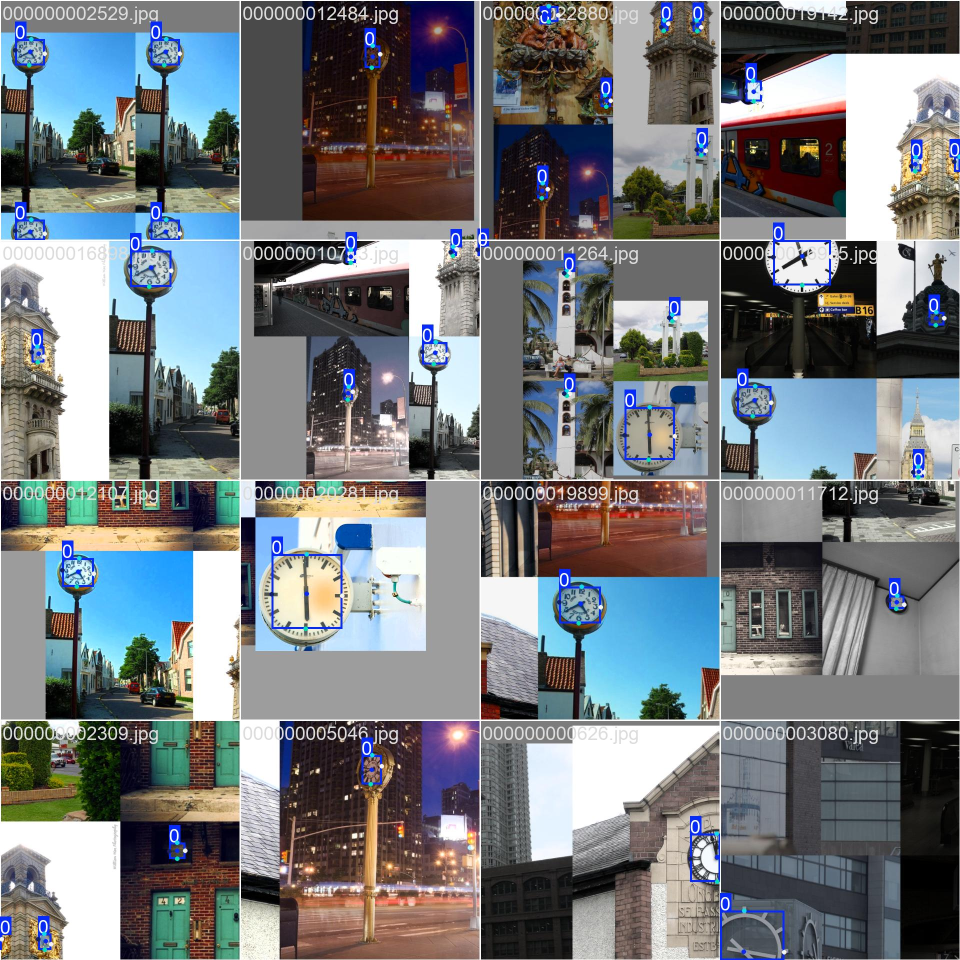
#> input picture clock_cvat_project/run_125_images/train_batch0.jpg, 1920 x 1920 px (shown at 1/2 size)
$ python -i scale_space.py   (imports and definitions only)
#> lines starting #> are read from the running program, lines starting #| are printed output that depends on the picture
"""
GaussianScaleSpace
==================
Builds a Gaussian scale-space pyramid over a clock image and detects
keypoint-like structures at each scale σ.

At each scale:
  1. Smooth image: I_σ = I * G_σ  (Gaussian convolution)
  2. Detect edges / blobs via Laplacian of Gaussian (LoG)
  3. Find local maxima → candidate keypoints at scale σ
  4. Build proximity graph G_σ connecting nearby keypoints

The result is a dict of ScaleGraph objects keyed by σ value.
"""

import numpy as np
import cv2
from dataclasses import dataclass, field
from typing import Dict, List, Tuple, Optional


@dataclass
class ScaleGraph:
    """
    Graph structure detected at a single scale σ.

    Attributes
    ----------
    sigma        : float — the Gaussian smoothing scale
    keypoints    : list of [x, y] positions detected at this scale
    edges        : list of (i, j) index pairs where i,j are keypoint indices
    edge_weights : list of Euclidean distances for each edge
    blob_sizes   : approximate blob radius at each keypoint
    """
    sigma: float
    keypoints: List[List[float]]
    edges: List[Tuple[int, int]]
    edge_weights: List[float]
    blob_sizes: List[float] = field(default_factory=list)

    # [9 lines left out: function to_dict, not called in this run]


class GaussianScaleSpace:
    """
    Constructs and manages a Gaussian scale-space pyramid.

    Parameters
    ----------
    scales : list of float
        Sigma values for the Gaussian kernels.
        Default [1, 2, 4, 8, 16] covers pixel → hand-shaft → full-hand.
    proximity_factor : float
        Keypoints within proximity_factor * sigma * image_size are connected.
    max_keypoints_per_scale : int
        Cap to avoid noisy over-detections at fine scales.
    """

    def __init__(
        self,
        scales: List[float] = None,
        proximity_factor: float = 0.15,
        max_keypoints_per_scale: int = 20,
    ):
        self.scales = scales if scales is not None else [1.0, 2.0, 4.0, 8.0, 16.0]
        self.proximity_factor = proximity_factor
        self.max_keypoints_per_scale = max_keypoints_per_scale

    def build_pyramid(self, image: np.ndarray) -> Dict[float, np.ndarray]:
        """
        Apply Gaussian blur at each scale.

        Parameters
        ----------
        image : np.ndarray, shape (H, W, 3) or (H, W) in uint8

        Returns
        -------
        dict: {sigma: blurred_image}
        """
        gray = cv2.cvtColor(image, cv2.COLOR_BGR2GRAY) if image.ndim == 3 else image.copy()
        gray = gray.astype(np.float32) / 255.0
        pyramid = {}
        for sigma in self.scales:
            # Kernel size: 6*sigma+1, rounded to odd
            ksize = int(6 * sigma + 1)
            ksize = ksize if ksize % 2 == 1 else ksize + 1
            blurred = cv2.GaussianBlur(gray, (ksize, ksize), sigmaX=sigma)
            pyramid[sigma] = blurred
        return pyramid

    def detect_keypoints_at_scale(
        self, smoothed: np.ndarray, sigma: float
    ) -> Tuple[List[List[float]], List[float]]:
        """
        Detect keypoints at a single scale via Laplacian of Gaussian (LoG).

        Steps:
          1. Compute LoG response: −σ² * ∇²I_σ
          2. Find local maxima of |LoG| above a threshold
          3. Return (x, y) positions + estimated blob radii

        Returns
        -------
        keypoints : [[x, y], ...]
        blob_sizes: [radius, ...]
        """
        H, W = smoothed.shape

        # LoG via difference of Gaussians (DoG) approximation
        ksize_outer = int(6 * sigma * 1.6 + 1)
        ksize_outer = ksize_outer if ksize_outer % 2 == 1 else ksize_outer + 1
        outer = cv2.GaussianBlur(smoothed, (ksize_outer, ksize_outer), sigmaX=sigma * 1.6)
        dog = smoothed - outer   # DoG ≈ LoG

        # Normalize and threshold
        dog_abs = np.abs(dog)
        threshold = max(dog_abs.mean() + 1.5 * dog_abs.std(), 0.005)

        # Local maxima via dilate comparison
        ksize_max = max(3, int(2 * sigma + 1))
        ksize_max = ksize_max if ksize_max % 2 == 1 else ksize_max + 1
        dilated = cv2.dilate(dog_abs, np.ones((ksize_max, ksize_max)))
        local_max_mask = (dog_abs == dilated) & (dog_abs > threshold)

        ys, xs = np.where(local_max_mask)
        if len(xs) == 0:
            return [], []

        # Score and cap
        scores = dog_abs[ys, xs]
        top_idx = np.argsort(-scores)[: self.max_keypoints_per_scale]
        keypoints = [[float(xs[i]), float(ys[i])] for i in top_idx]
        blob_sizes = [float(sigma * np.sqrt(2)) for _ in top_idx]

        return keypoints, blob_sizes

    def build_graph(
        self, keypoints: List[List[float]], blob_sizes: List[float],
        sigma: float, image_size: int = 500
    ) -> Tuple[List[Tuple[int, int]], List[float]]:
        """
        Build a proximity graph: connect keypoints within
        proximity_factor * sigma * image_size distance.
        """
        n = len(keypoints)
        radius = self.proximity_factor * sigma * image_size
        edges, weights = [], []

        for i in range(n):
            for j in range(i + 1, n):
                p1, p2 = np.array(keypoints[i]), np.array(keypoints[j])
                dist = float(np.linalg.norm(p1 - p2))
                if dist < radius:
                    edges.append((i, j))
                    weights.append(dist)

        return edges, weights

    def extract_all_scales(self, image: np.ndarray) -> Dict[float, ScaleGraph]:
        """
        Full pipeline: build pyramid → detect keypoints → build graphs.

        Returns
        -------
        dict: {sigma: ScaleGraph}
        """
        H, W = image.shape[:2]
        image_size = max(H, W)
        pyramid = self.build_pyramid(image)
        graphs: Dict[float, ScaleGraph] = {}

        for sigma, smoothed in pyramid.items():
            kpts, blobs = self.detect_keypoints_at_scale(smoothed, sigma)
            edges, weights = self.build_graph(kpts, blobs, sigma, image_size)
            graphs[sigma] = ScaleGraph(
                sigma=sigma,
                keypoints=kpts,
                edges=edges,
                edge_weights=weights,
                blob_sizes=blobs,
            )

        return graphs

    # [18 lines left out: function render_graph_on_image, not called in this run]

>>> import cv2
>>> picture = cv2.imread('../../../clock_cvat_project/run_125_images/train_batch0.jpg')
#> picture is the input picture: shape (1920, 1920, 3); mean B, G, R 125.5, 121.5, 117
>>> result = GaussianScaleSpace().extract_all_scales(picture)
#> in build_pyramid, `gray = cv2.cvtColor(image, cv2.COLOR_BGR2GRAY) if image.ndim == 3 else..`:
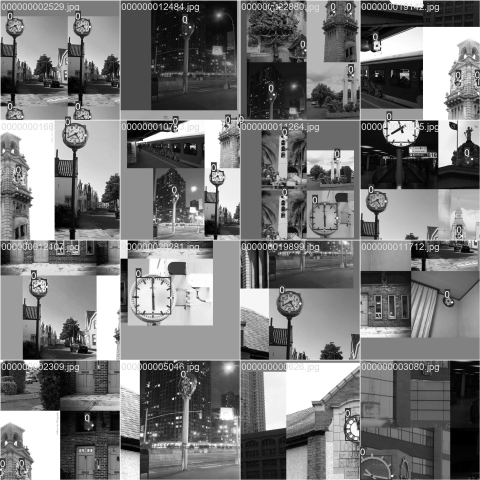
#> gray: shape (1920, 1920) (shown at 1/4 size); min 0, max 255, mean 120.6
#> the loop in build_pyramid, `for sigma in self.scales:` made 5 passes
#> pass 3, in build_pyramid, `blurred = cv2.GaussianBlur(gray, (ksize, ksize), sigmaX=sigma)`:
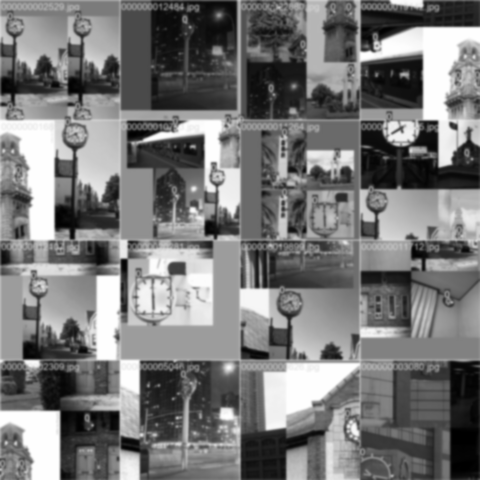
#> blurred: shape (1920, 1920) float32 (shown at 1/4 size); min 0, max 1, mean 0.472
#> after the loop in build_pyramid, `for sigma in self.scales:`: pyramid = 5 items
#> the loop in extract_all_scales, `for sigma, smoothed in pyramid.items():` made 5 passes
#> (sigma, ksize_outer in detect_keypoints_at_scale, threshold in detect_keypoints_at_scale, ksize_max in detect_keypoints_at_scale, radius in build_graph) on passes 1 to 5: (1, 11, 0.0617, 3, 288), (2, 21, 0.0676, 5, 576), (4, 39, 0.0697, 9, 1152), (8, 77, 0.079, 17, 2304), (16, 155, 0.0975, 33, 4608)
#> pass 1, in detect_keypoints_at_scale, `dog = smoothed - outer`:
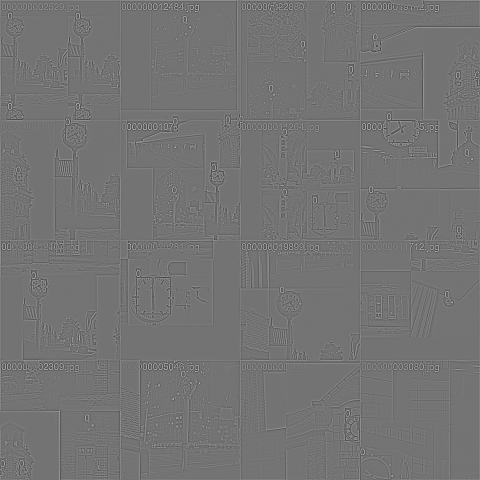
#> dog: shape (1920, 1920) float32 (shown at 1/4 size); min -0.286, max 0.343, mean 0.00014; drawn with min black and max white
#> pass 1, in detect_keypoints_at_scale, `dog_abs = np.abs(dog)`:
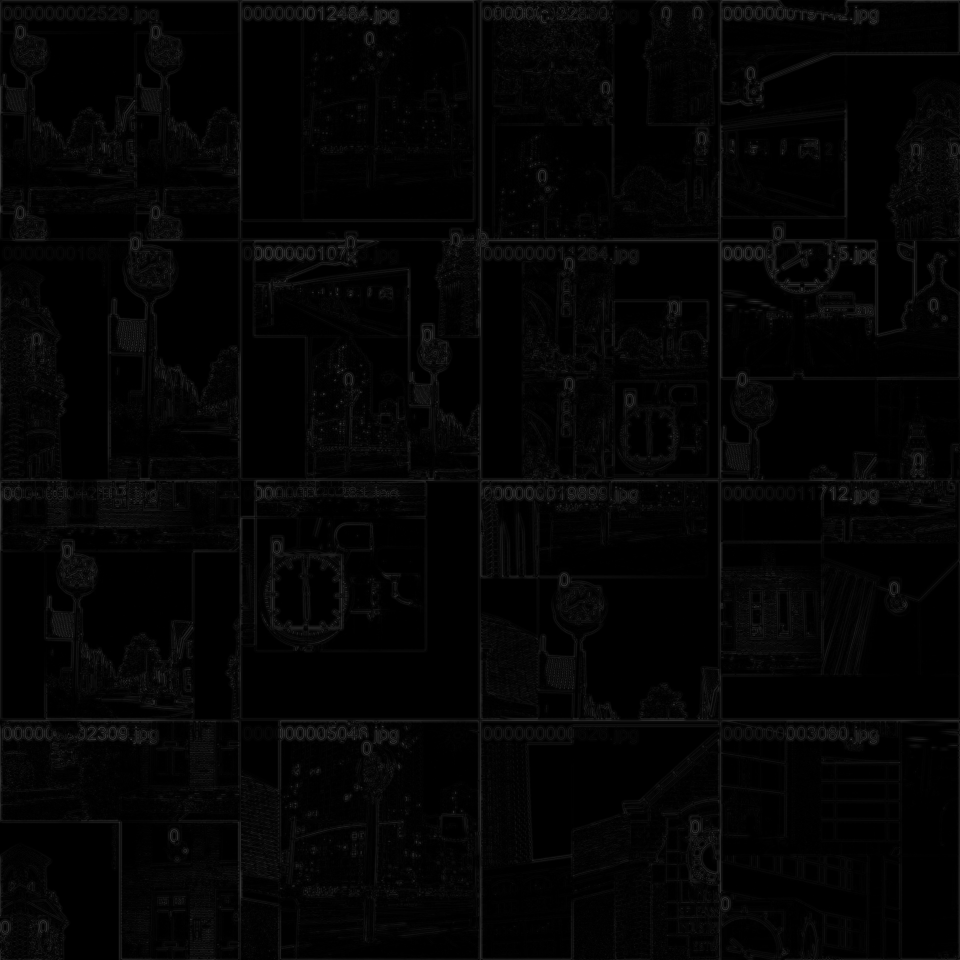
#> dog_abs: shape (1920, 1920) float32 (shown at 1/2 size); min 0, max 0.343, mean 0.0177
#> result = 5 items

$ run again, on clock_cvat_project/run_125_images/train_batch1.jpg
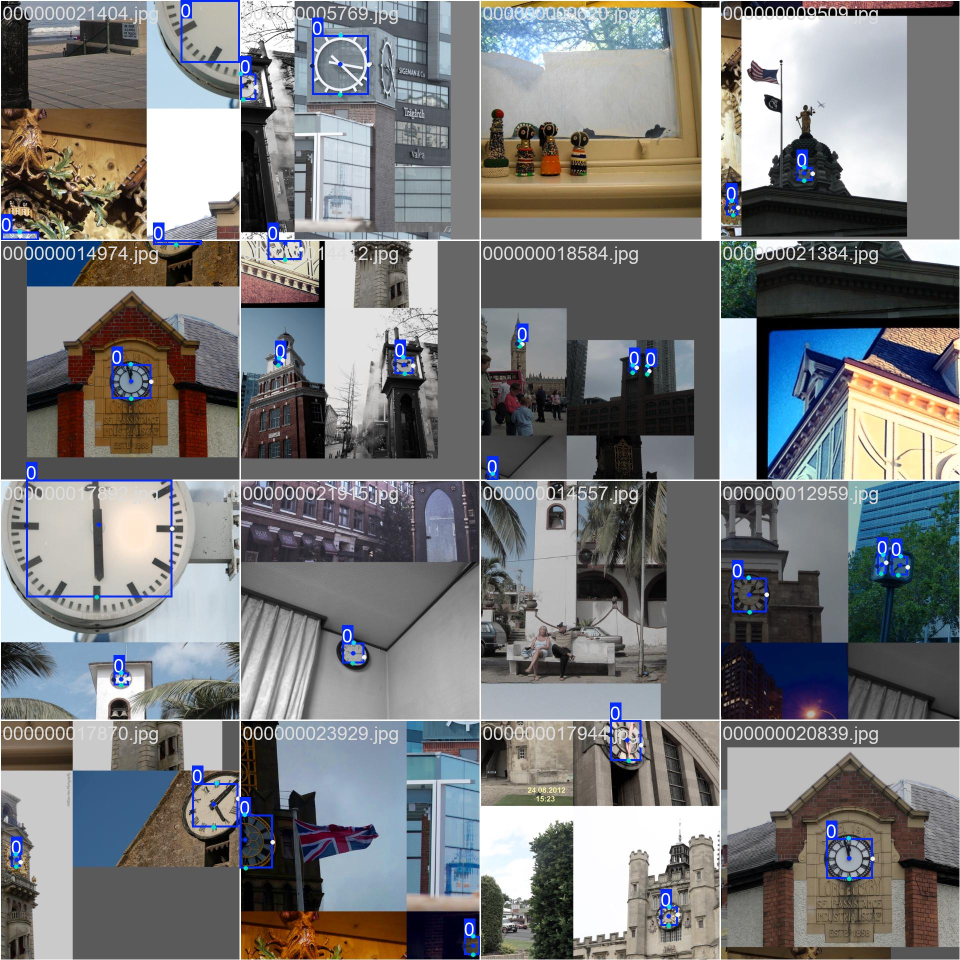
#> input picture clock_cvat_project/run_125_images/train_batch1.jpg, 1920 x 1920 px (shown at 1/2 size)
#> picture is the input picture: shape (1920, 1920, 3); mean B, G, R 123.5, 122.3, 121.5
#> after the loop in build_pyramid, `for sigma in self.scales:`: pyramid = 5 items
#> the loop in extract_all_scales, `for sigma, smoothed in pyramid.items():` made 5 passes
#> (sigma, ksize_outer in detect_keypoints_at_scale, threshold in detect_keypoints_at_scale, ksize_max in detect_keypoints_at_scale, radius in build_graph) on passes 1 to 5: (1, 11, 0.0567, 3, 288), (2, 21, 0.0633, 5, 576), (4, 39, 0.0654, 9, 1152), (8, 77, 0.0756, 17, 2304), (16, 155, 0.0921, 33, 4608)
#> pass 1, in detect_keypoints_at_scale, `dog = smoothed - outer`:
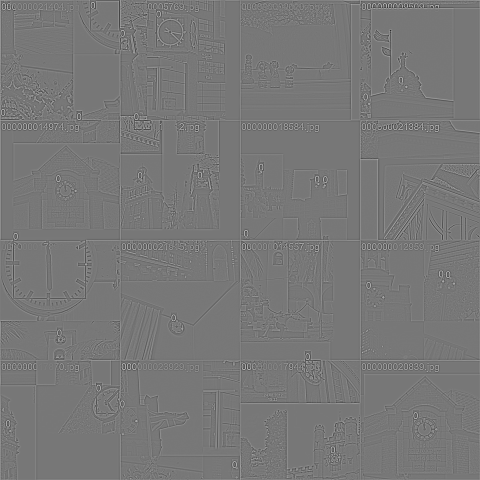
#> dog: shape (1920, 1920) float32 (shown at 1/4 size); min -0.27, max 0.304, mean 0.000142; drawn with min black and max white
#> pass 1, in detect_keypoints_at_scale, `dog_abs = np.abs(dog)`:
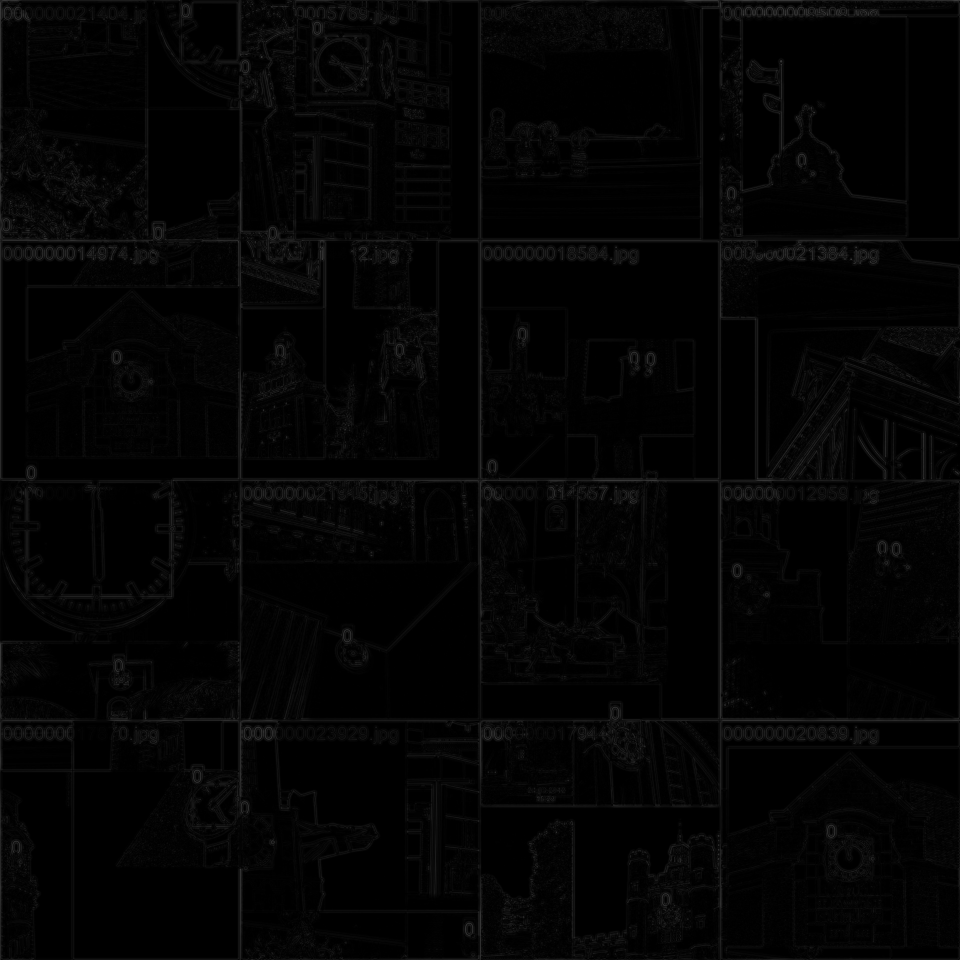
#> dog_abs: shape (1920, 1920) float32 (shown at 1/2 size); min 0, max 0.304, mean 0.0158

$ run again, on clock_cvat_project/run_125_images/train_batch2.jpg
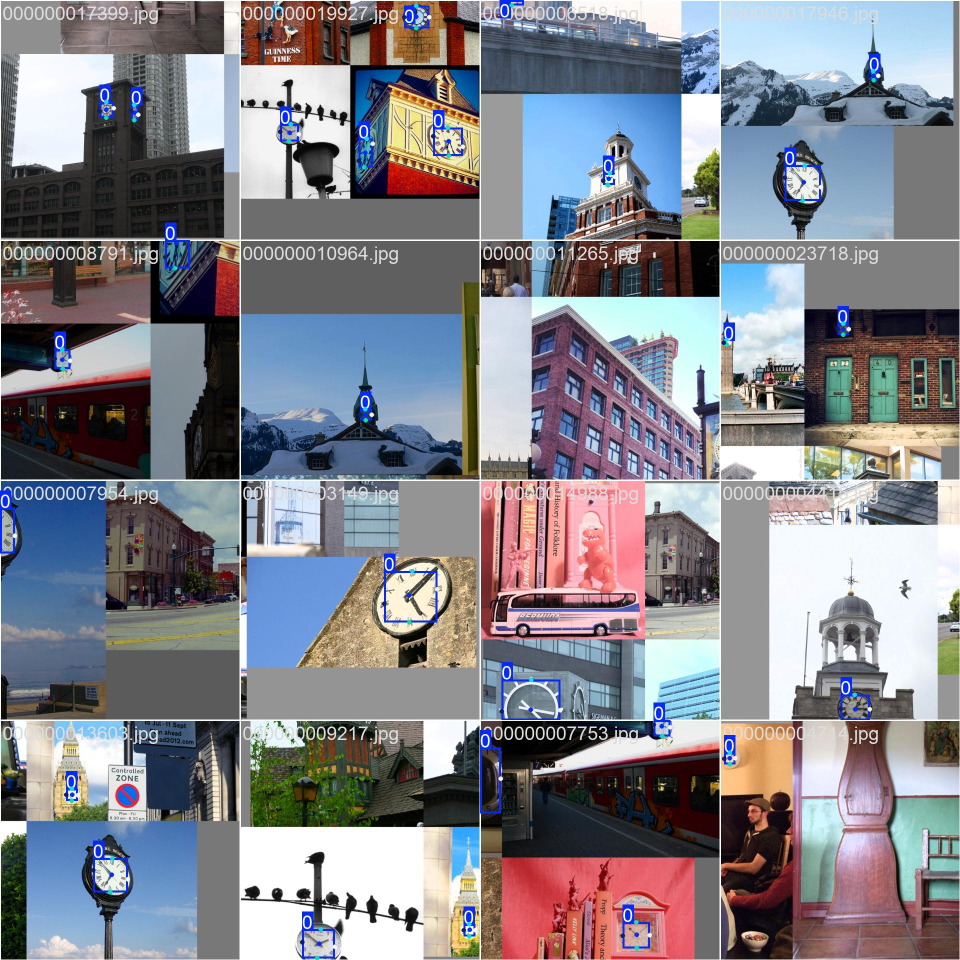
#> input picture clock_cvat_project/run_125_images/train_batch2.jpg, 1920 x 1920 px (shown at 1/2 size)
#> picture is the input picture: shape (1920, 1920, 3); mean B, G, R 138.9, 131.2, 130.8
#> in build_pyramid, `gray = cv2.cvtColor(image, cv2.COLOR_BGR2GRAY) if image.ndim == 3 else..`:
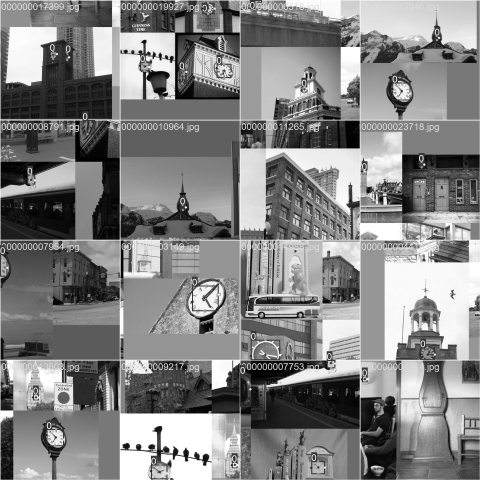
#> gray: shape (1920, 1920) (shown at 1/4 size); min 0, max 255, mean 131.9
#> after the loop in build_pyramid, `for sigma in self.scales:`: pyramid = 5 items
#> the loop in extract_all_scales, `for sigma, smoothed in pyramid.items():` made 5 passes
#> (sigma, ksize_outer in detect_keypoints_at_scale, threshold in detect_keypoints_at_scale, ksize_max in detect_keypoints_at_scale, radius in build_graph) on passes 1 to 5: (1, 11, 0.0589, 3, 288), (2, 21, 0.0672, 5, 576), (4, 39, 0.0711, 9, 1152), (8, 77, 0.0802, 17, 2304), (16, 155, 0.0937, 33, 4608)
#> pass 1, in detect_keypoints_at_scale, `dog_abs = np.abs(dog)`:
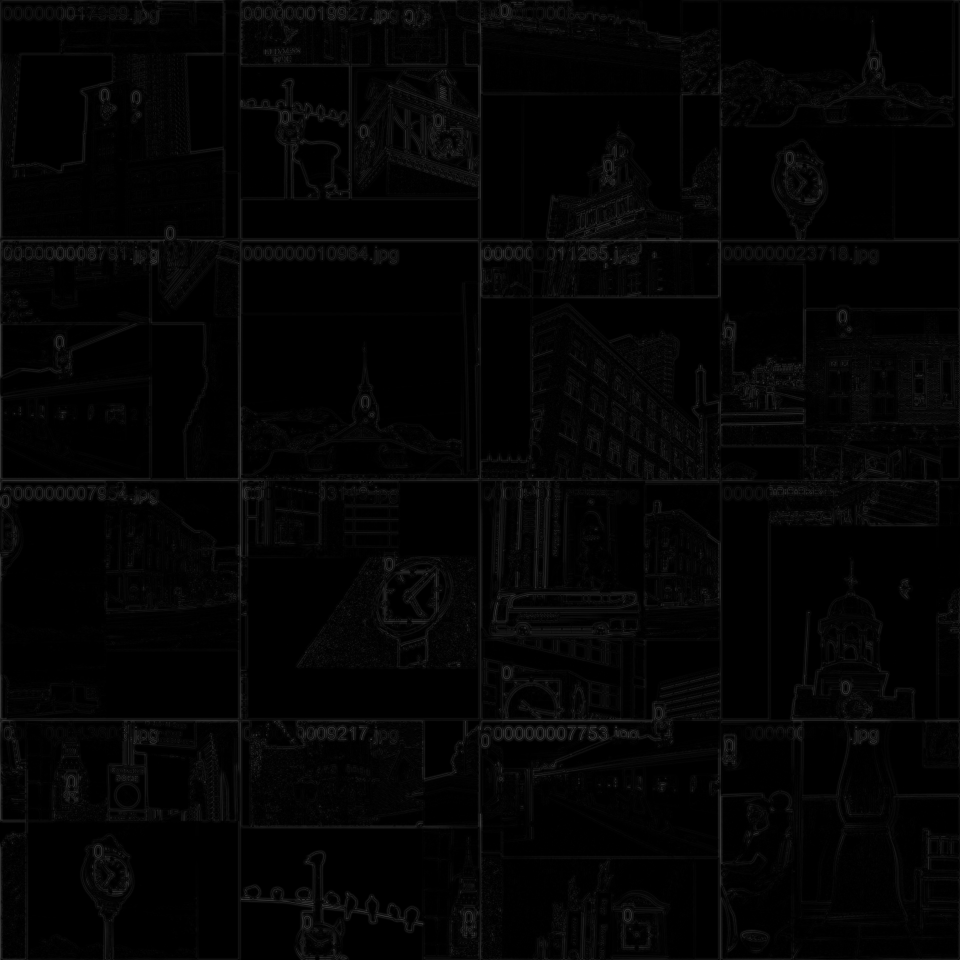
#> dog_abs: shape (1920, 1920) float32 (shown at 1/2 size); min 0, max 0.333, mean 0.0164
